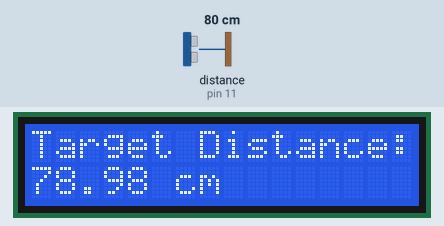
Recording of a sketch running on a simulated Arduino Uno, built with avr-gcc and run on an emulated ATmega328P. Parts: 16×2 character LCD. Wiring (inferred from the names in the program): ultrasonic range finder: trigger pin 12; echo pin 11. Inputs (shaded band) come from the test bench; at power-on: distance to the obstacle (sensor on pin 11) 80 cm. The echo pulse lasts 58.3 µs per cm.

Above: at 1.2 s.
1.3 s: distance to the obstacle (sensor on pin 11) set to 2 cm
At 1.7 s:
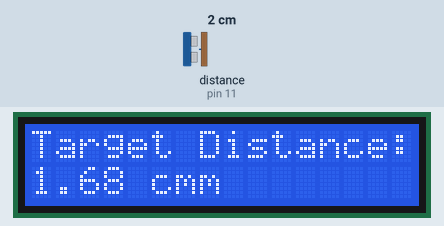
4.3 s: distance to the obstacle (sensor on pin 11) set to 60 cm
At 4.7 s:
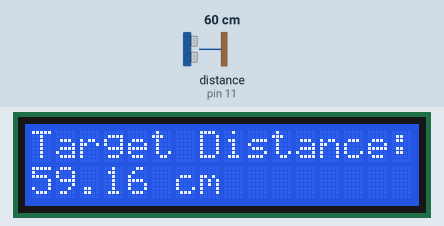
5.9 s: distance to the obstacle (sensor on pin 11) set to 120 cm
At 7.4 s:
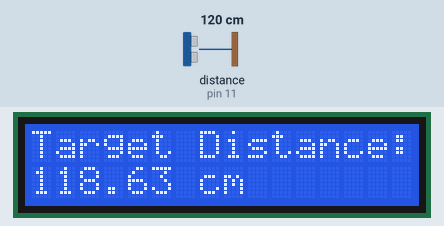
7.7 s: distance to the obstacle (sensor on pin 11) set to 4 cm
At 8.4 s:
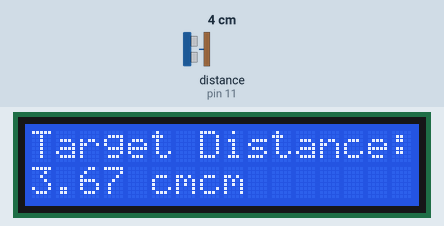
Timing chart, 0 to 10.7 s (numbered marks = the images above; inputs shaded):
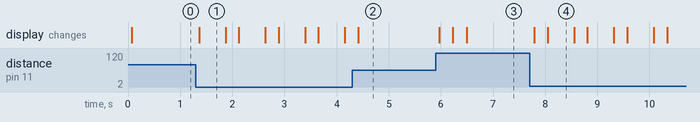

The sketch:

LCD_with_Ultrasonic_sensor.ino
```cpp
#include <LiquidCrystal.h>
LiquidCrystal LCD(9,10,5,4,3,2);

int trig = 12;
int echo = 11;
int count = 0;
float pingTime;
float distance;
float sSpeed = 0.034; //cm/s

void setup() {
  Serial.begin(9600);
  pinMode(trig, OUTPUT);
  pinMode(echo, INPUT);
  LCD.begin(16,2);
  LCD.setCursor(0,0);
  LCD.print("Target Distance:");
}

void loop() {
  digitalWrite(trig, LOW);
  delayMicroseconds(2000);
  digitalWrite(trig, HIGH);
  delayMicroseconds(15);
  digitalWrite(trig, LOW);
  delayMicroseconds(10);

  pingTime = pulseIn(echo, HIGH);
  distance = sSpeed * pingTime/2;

  LCD.setCursor(0,1);//second row
  LCD.print(" ");
  LCD.setCursor(0,1);
  LCD.print(distance);
  LCD.print(" cm");
  delay(250);
}
```

Measured:
- after the input at 1.3 s, the display: changes after 0.06 s (image 1)
- after the input at 4.3 s, the display: changes after 0.12 s (image 2)
- after the input at 5.9 s, the display: changes after 0.07 s (image 3)
- after the input at 7.7 s, the display: first changes after 0.09 s (image 4 shows a later state)
- what the display in image 1 shows lasts 0.5 s, from 1.4 s to 1.9 s
